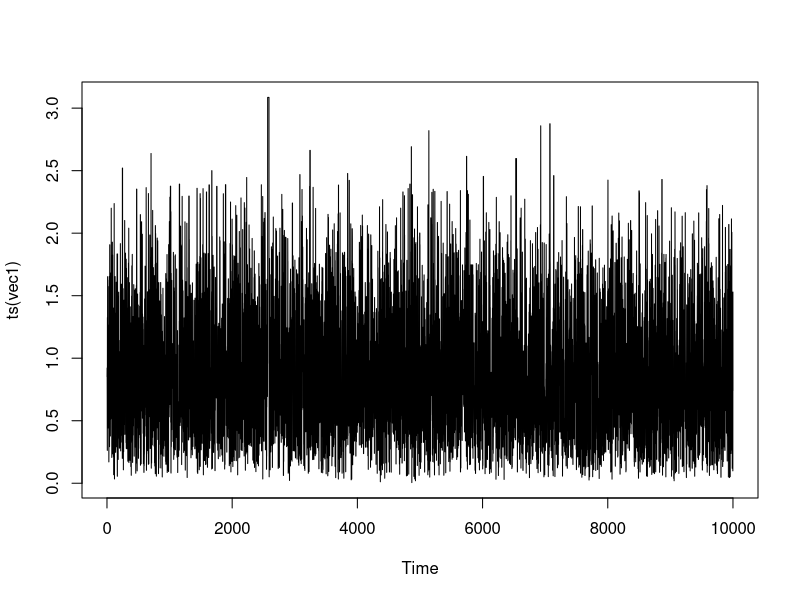
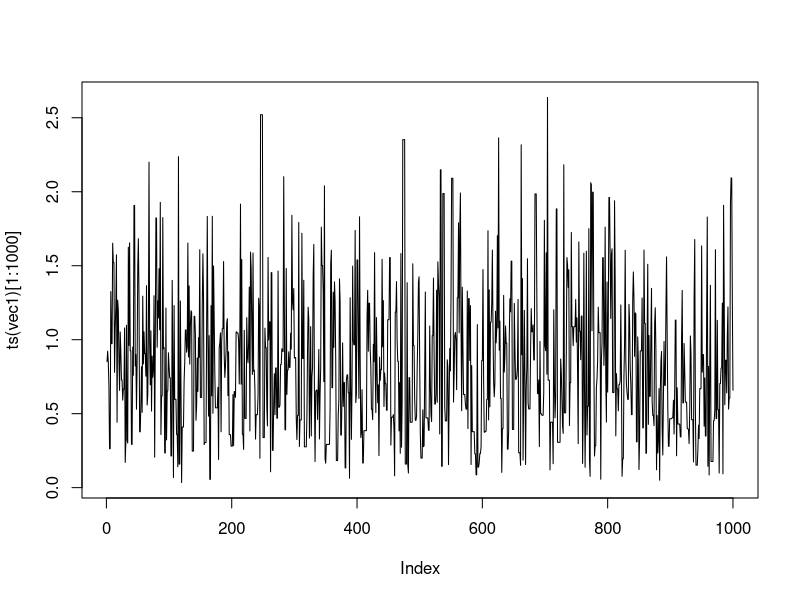
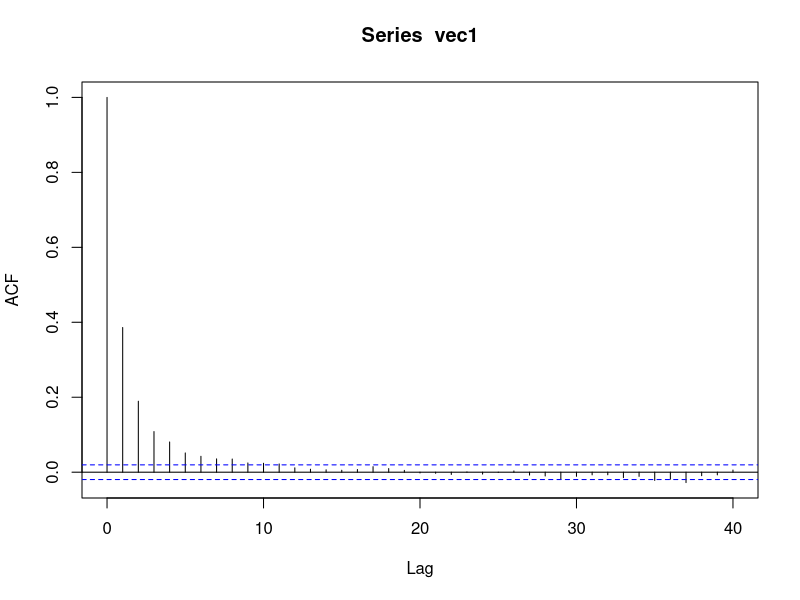
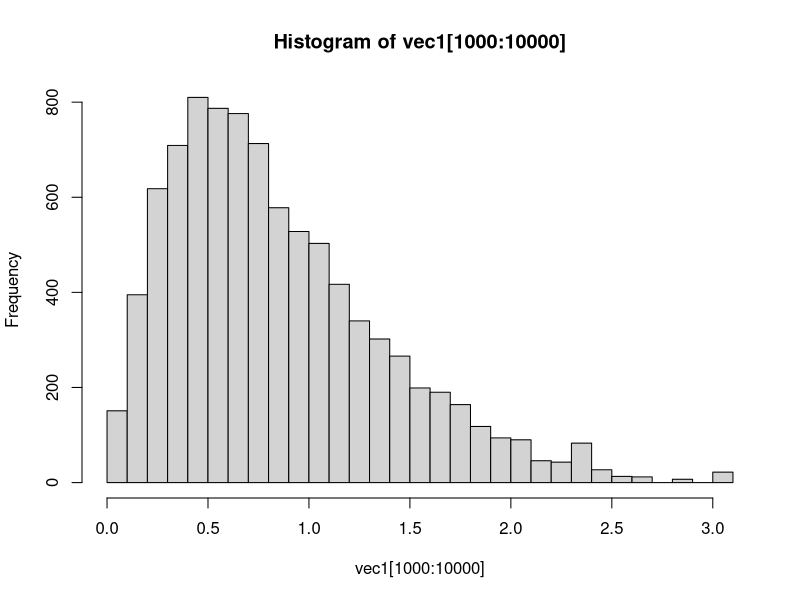
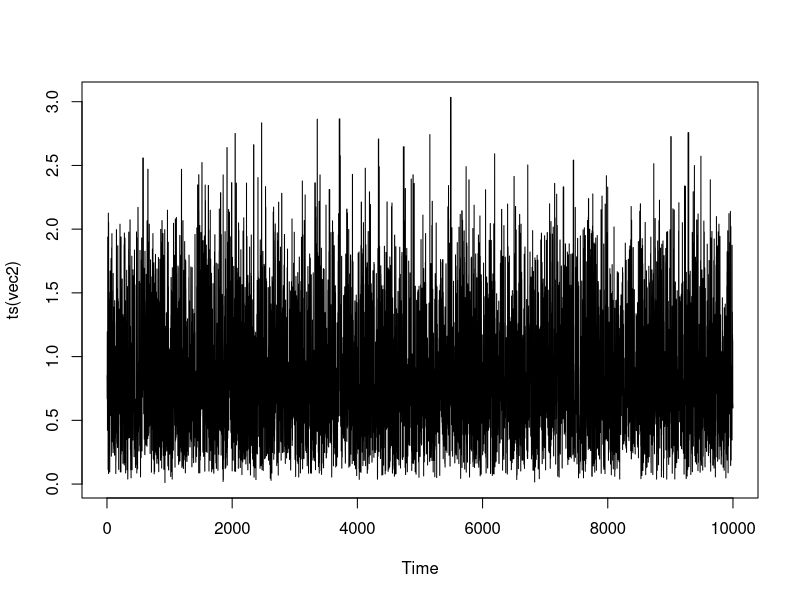
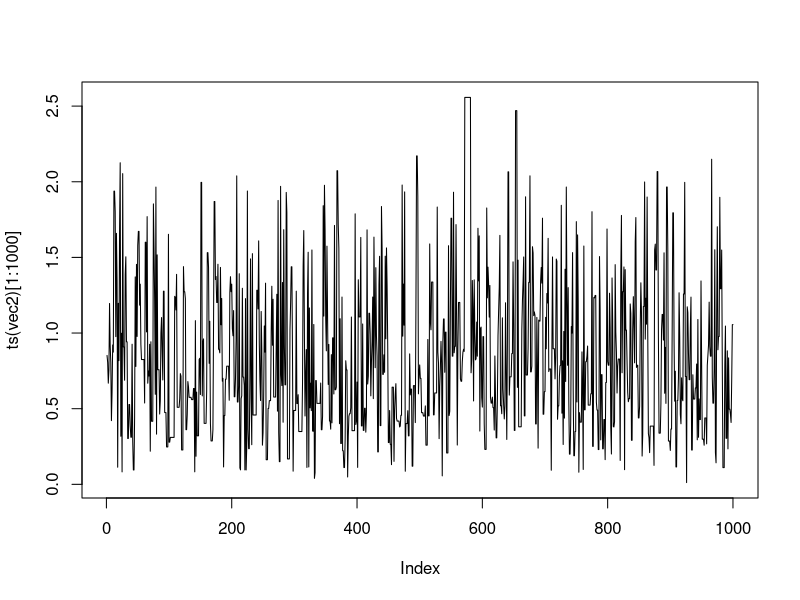
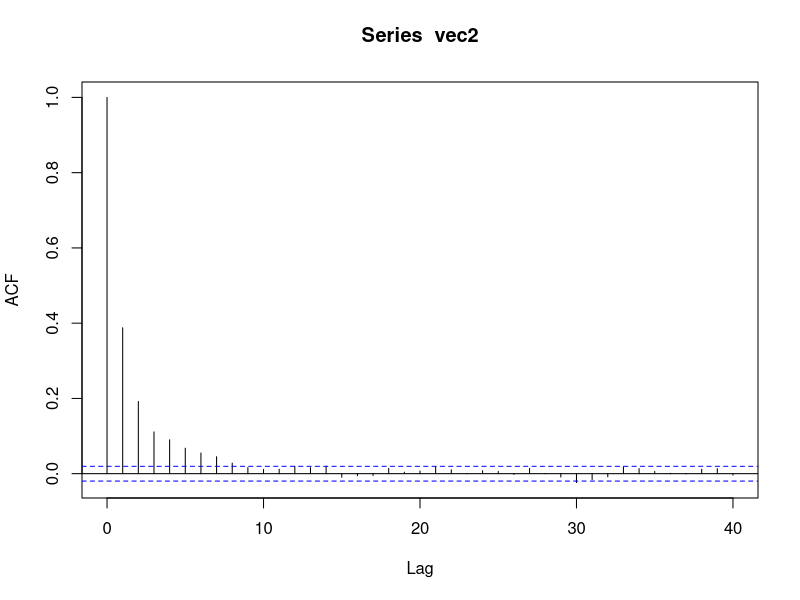
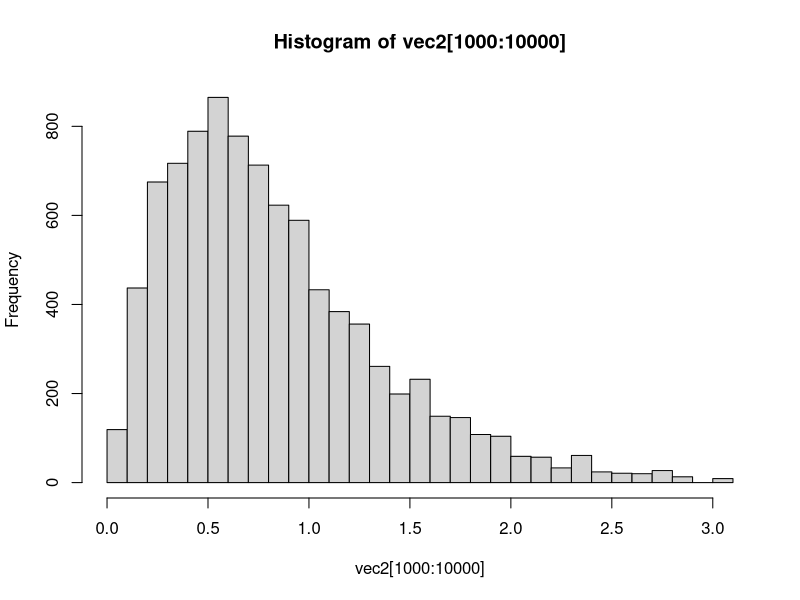

The R script that drew these images, in order: (Note: this script raises an error after producing the figures.)
# example taken from http://www.mas.ncl.ac.uk/~ndjw1/teaching/sim/metrop/indep.r

# metropolis-hastings independence sampler for a
# gamma based on normal candidates with the same mean and variance
set.seed(37)
gamm<-function (n, a, b) 
{
  mu <- a/b   # the mean of the gamma distribution
  sig <- sqrt(a/(b * b))   # the stadard deviation of the gamma distn
  vec <- vector("numeric", n)   # this is where we are going to put the random variables we generate
  x <- a/b 
  vec[1] <- x # We arbitrarily start the MCMC process at the mean
  for (i in 2:n) {
    can <- rnorm(1, mu, sig)
    hprob <- min(1, (dgamma(can, a, b)/dgamma(x,a,b))/(dnorm(can, mu, sig)/dnorm(x, mu, sig)))   # where is the q term here?
    u <- runif(1)
    if (u < hprob) 
      x <- can
    vec[i] <- x
  }
  return (vec)
}


vec1<-gamm(10000,2.3,2.7)
vec2<-gamm(10000,2.3,2.7)
plot(ts(vec1))
plot(ts(vec1)[1:1000],type='l')
acf(vec1)
hist(vec1[1000:10000],30)
plot(ts(vec2))
plot(ts(vec2)[1:1000],type='l')
acf(vec2)
hist(vec2[1000:10000],30)
curve(dgamma(x,2.3,2.7),from=0,to=3)

# convert to mcmc objects, with a burn-in 
MCMC1<-mcmc(vec1,start=1000)
MCMC2<-mcmc(vec2,start=1000)

# combine different mcmc chain objects to an mcmc list.
Combined<-mcmc.list(list(MCMC1,MCMC2))

# gelman functions are 
gelman.plot(Combined) # for plots
print(gelman.diag(Combined)) # for diagnostic values




vec3<-gamm(10000,0.1,0.01)
vec4<-gamm(10000,0.1,0.01)
plot(ts(vec3))
plot(ts(vec3)[1:1000],type='l')
acf(vec3)
hist(vec3[1000:10000],30)
plot(ts(vec4))
plot(ts(vec4)[1:1000],type='l')
acf(vec4)
hist(vec4[1000:10000],30)
curve(dgamma(x,0.1,0.01))

MCMC3<-mcmc(vec3,start=1000)
MCMC4<-mcmc(vec4,start=1000)

# combine different mcmc chain objects to an mcmc list.
Combined2<-mcmc.list(list(MCMC3,MCMC4))

# gelman functions are 
gelman.plot(Combined2) # for plots
print(gelman.diag(Combined2)) # for diagnostic values



# Try out this R code for different shape and scale parameters. In particular, try it for a=0.1, b=0.01. 
# Notice how there is a bit of a problem with the sampler getting "stuck" at very small values
# values. (To see what it should look like use this command: curve(dgamma(x,0.1,0.01)) ).
# Modify the code to keep track of acceptance probabilities and plot the acf
# When does the sampling scheme do worst? 
# How might you modify this sampling scheme to be more efficient?
